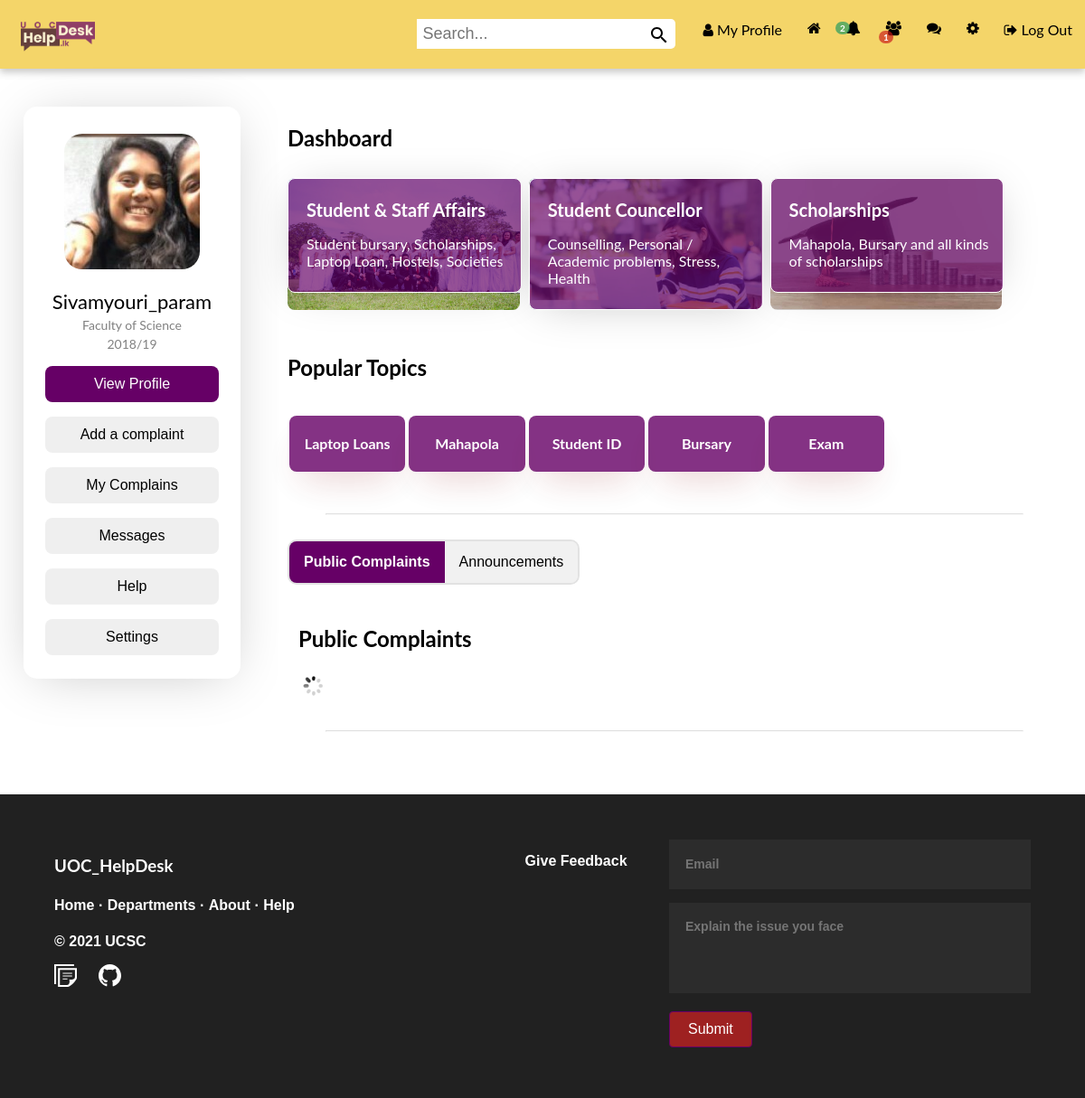
The page /app/views/studentDash.php (signed in) on the database its author committed.
### tables this page shows
CREATE TABLE IF NOT EXISTS `user` (
  `id` int(11) NOT NULL AUTO_INCREMENT,
  `name` varchar(255) NOT NULL,
  `email` varchar(255) NOT NULL,
  `password` varchar(255) NOT NULL,
  `created_by` datetime NOT NULL DEFAULT CURRENT_TIMESTAMP,
  `profile_pic` varchar(255) DEFAULT NULL,
  `num_posts` int(11) DEFAULT NULL,
  `num_likes` int(255) DEFAULT NULL,
  `user_closed` varchar(3) DEFAULT NULL,
  `friend_array` text,
  `user_roll` varchar(10) NOT NULL DEFAULT 'user',
  PRIMARY KEY (`id`)
);

### app/controllers/Notification.php (called while the page is built, shortened)
<?php
class Notification{
    private $con;
    private $user_obj;
    public function __construct($con,$user)
    {
        $this->con = $con;
        $this->user_obj = new User($con,$user);
    }
    public function getUnreadNumber() {
		$userLoggedIn = $this->user_obj->getUsername();
		$query = mysqli_query($this->con, "SELECT * FROM notifications WHERE viewed='no' AND user_to='$userLoggedIn'");
		return mysqli_num_rows($query);
	}
}
?>

### app/controllers/User.php (called while the page is built, shortened)
<?php
class User{
    private $con;
    private $user;
    public function __construct($con,$user)
    {
        $this->con = $con;
        $user_details_query = mysqli_query($con,"SELECT * FROM user WHERE name='$user'");
        $this->user = mysqli_fetch_array($user_details_query);
    }
    public function getUserName(){
        return $this->user['name'];
    }
    public function getNumberOfFriendRequests() {
		$username = $this->user['name'];
		$query = mysqli_query($this->con, "SELECT * FROM friend_requests WHERE user_to='$username'");
		return mysqli_num_rows($query);
	}
}
?>

### app/controllers/Message.php (called while the page is built, shortened)
<?php
class Message{
    private $con;
    private $user_obj;
    public function __construct($con,$user)
    {
        $this->con = $con;
        $this->user_obj = new User($con,$user);
    }
    public function getUnreadNumber() {
		$userLoggedIn = $this->user_obj->getUsername();
		$query = mysqli_query($this->con, "SELECT * FROM messages WHERE viewed='no' AND user_to='$userLoggedIn'");
		return mysqli_num_rows($query);
	}
}
?>

### app/helpers/headerIn.php (the view, shortened to what this page needs)
<?php
    require '../modules/connect.php';
    require '../controllers/User.php';
    require '../controllers/Message.php';
    require '../controllers/Notification.php';
    require '../views/complain.php';
    if(isset($_SESSION['name'])){
        $userLoggedIn = $_SESSION['name'];
    }
    else{
        header("Location:../views/register.php");
    }
?>
<!DOCTYPE html>
    <head>
        <link rel="stylesheet" href="https://cdnjs.cloudflare.com/ajax/libs/font-awesome/4.7.0/css/font-awesome.min.css">
        <link rel="stylesheet" type="text/css" href="../../public/css/temp.css">
        <link rel="stylesheet" href="../../public/css/style.css">
    </head>
    <body>
    <?php
				$messages = new Message($con, $userLoggedIn);
				$notifications = new Notification($con, $userLoggedIn);
				$num_notifications = $notifications->getUnreadNumber();
				$user_obj = new User($con, $userLoggedIn);
				$num_requests = $user_obj->getNumberOfFriendRequests();
		?>
    <div class="navbar" id="navbar">
        <a href="../views/studentDash.php" class="nav-icon active" style="float:left"><img src="../../public/img/logo/landscape.png" style="width:100px; height:auto"></a>
        <a href="../views/logout.php" class="nav-label"><i class="fa fa-sign-out" aria-hidden="true"></i> Log Out </a>
        <a href="../views/settings.php" class="nav-label"><i class="fa fa-cog" aria-hidden="true"></i><span class="nav-label">Settings</span></a>
        <a href="javascript:void(0);" onclick="getDropdownData('<?php echo $userLoggedIn; ?>', 'message')" class="nav-label"><i class="fa fa-comments" aria-hidden="true"></i>
        </a>
        <a href="../views/requests.php" class="nav-label"><i class="fa fa-users" aria-hidden="true"></i><span class="nav-label">Friends</span>
        </a>
         <?php
				if($num_requests > 0)
				 echo '<span class="notification_badge" id="unread_requests">' . $num_requests . '</span>';
				?>
        <a href="javascript:void(0);" onclick="getDropdownData('<?php echo $userLoggedIn; ?>', 'notification')" class="nav-label"><i class="fa fa-bell" aria-hidden="true"></i>
        </a>
        <?php
        if($num_notifications > 0)
				 echo '<span class="notification_badge_notification" id="unread_notification">' . $num_notifications . '</span>';
				?>
        <a href="../views/studentDash.php" class="nav-label"><i class="fa fa-home" aria-hidden="true"></i><span class="nav-label">Home</span></a>
        <a href= "<?php echo $userLoggedIn; ?>" class="nav-label"><i class="fa fa-user" aria-hidden="true"></i>&nbspMy Profile</a>
        <div class="search-bar">
            <form action="search.php" method="GET" name="search_form">
                <input type="text" onkeyup="getLiveSearchUsers(this.value, '<?php echo $userLoggedIn; ?>')" name="q" placeholder="Search..." autocomplete="off" id="search_text_input">
                <button type="submit" class="sbutton"><img src="../../public/img/icons/search.svg"></button>
            </form>
        </div>
    </div>

### app/views/pplCard.php
<div class="card">
	<img src="<?php echo $user['profile_pic'];?>" style="border-radius:20px; margin-top:10px;">
	<p class="pplTitle"><?php echo $user['name']; ?></p>
	<p class="pplFac">Faculty of Science</p>
	<p class="pplFac">2018/19</p>
	<p><button class="pplButton pplButtonMain" onclick="location.href='<?php echo $userLoggedIn; ?>'">View Profile</button></p>
	<p><button class="pplButton" onclick="openForm()">Add a complaint</button></p>
	<p><button class="pplButton" onclick="location.href='inquiry.php';">My Complains</button></p>
	<p><button class="pplButton" onclick="location.href='messages.php';">Messages</button></p>
	<p><button class="pplButton" onclick="location.href='studentHelp.php';">Help</button></p>
	<p><button class="pplButton" onclick="location.href='settings.php';">Settings</button></p>
</div>

### public/css/temp.css (style rules this page uses)
a { text-decoration: none; color: #000; }
.notification_badge { padding: 3px 7px; font-size: 12px; font-weight: 700; line-height: 1; color: #fff; text-align: center; white-space: nowrap; vertical-align: baseline; background-color: #F00; border-radius: 10px; position: absolute; left: 8px; top: -5px; }

### public/css/style.css (style rules this page uses)
html, body { height: 100%; margin: 0px; top:0; }
.notification_badge { padding: 2px 5px; font-size: 10px; font-weight: 700; line-height: 1; color: #fff; text-align: center; white-space: nowrap; vertical-align: baseline; background-color: rgba(201, 25, 25, 0.671); border-radius: 10px; position: absolute; left: 81%; top: 2.8%; z-index: 100; }
.notification_badge_notification { padding: 2px 5px; font-size: 10px; font-weight: 700; line-height: 1; color: #fff; text-align: center; white-space: nowrap; vertical-align: baseline; background-color: rgba(30, 153, 96, 0.671); border-radius: 10px; position: absolute; left: 77%; top: 2%; z-index: 100; }
.card { box-shadow: 0 5px 60px -14px rgba(0, 0, 0, 0.25); width: auto; margin: auto; text-align: center; border-radius: 15px; padding-top:20px; padding-bottom: 10px; }
.pplTitle { color: black; font-size: 22px; margin-bottom: 2px; }
.pplFac { color: grey; font-size: 14px; margin-top: 4px; margin-bottom: 4px; }
.pplButton { width: 80%; height: 40px; font-size: 16px; border: none; border-radius: 8px; }
.pplButtonMain { background-color: #660066; color:white; }
.navbar { overflow: hidden; background-color: #F4D569; box-shadow: 0 4px 8px 0 #c7c7c7; z-index: 10; }
.navbar a { float: right; display: block; color: #000000; text-align: center; padding: 10px 14px 10px 14px; text-decoration: none; font-size: 16px; }
.nav-label { margin-top: 13px; font-size: 10px; }
.navbar a.active { background-color: #F4D569; color: #000000; float:left }
.navbar .search-bar { float: right; margin-top: 13px; }
.navbar input[type=text] { padding: 6px; margin-top: 8px; font-size: 18px; border: none; width: 250px; }
.sbutton { float: right; height: 33px; width: auto; padding: 6px 6px; margin-top: 8px; margin-right: 16px; margin-bottom: 10px; background: #ffffff; border: none; cursor: pointer; border-radius: 0px 5px 5px 0px; }

### app/helpers/headerIn.php (style rules this page uses)
body,h1,h2,h3,h4,h5,h6 { font-family: "Lato", sans-serif }
.w3-bar,h1,button { font-family: "Montserrat", sans-serif }

### rows shown on the page
user: profile_pic (picture), name "Sivamyouri_param"

### other values the page prints
$num_requests "1"
$num_notifications "2"
